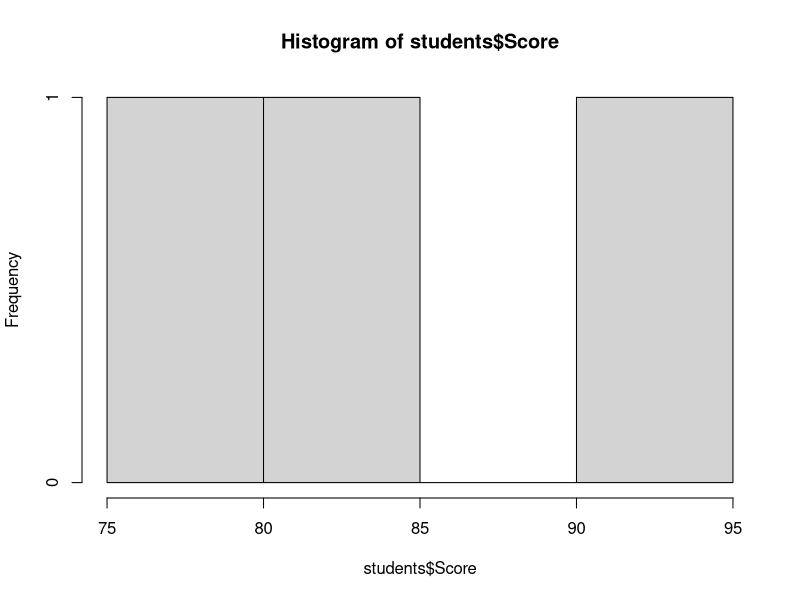

Here is the R script that generated this plot:
## ---- chunk 1
library(knitr)
table<-data.frame(Feature=c("Script Editor","Project Management", "Plots","Data Viewer","Reporting","Debugging","Appearance and Usability"),R_GUI=c("Basic and limited","Not available","Open in new windows","Basics","Not supported","Mannual","Outdated and plain"),RStudio=c("Full featured script editor with syntax highlighting and code folding","Built in support for R Projects and reproducibility","Appears in a dedicated pane, easier to manage","Spreadsheet-style viewer with filters","Supports RMarkdown, knitting to PDF/HTML/Word","Built-in debugging tools and console tracking","Modern, customizable,and user-friendly interface"))
kable(table,caption = "SOME REASONS FOR USING RSTUDIO INSTEAD OF R GUI")
## ---- chunk 2
name <- "RStudio Essentials"
print(name)
## ---- chunk 3
students <- data.frame(
  Name = c("John", "Ada", "Ben"),
  Score = c(85, 92, 78),
  Age = c(20, 21, 22)
)
View(students)# Opens a spreadsheet-like viewer
kable(students) #to display the output below
## ---- chunk 4
summary(students)    # Summary statistics
hist(students$Score) # Histogram in Plots pane
